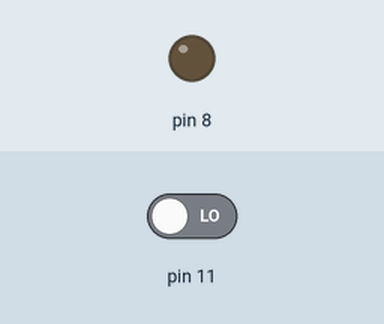
The sketch below on a simulated Arduino Uno, built with avr-gcc and run on an emulated ATmega328P. On the bench: output pins drawn as LEDs (lit = HIGH). The test bench sets the inputs (shaded band); at power-on: pin 11 LOW.

Above: at 1.2 s.
1.3 s: pin 11 driven HIGH
At 1.6 s:
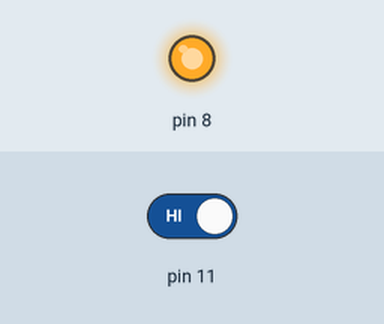
2.8 s: pin 11 driven LOW
At 3.9 s:
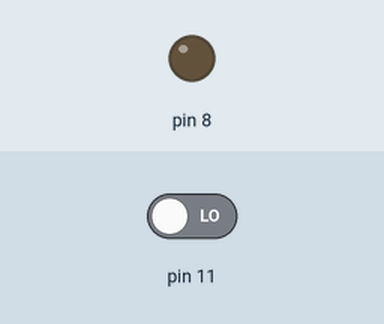
Timing chart, 0 to 5.8 s (numbered marks = the images above; inputs shaded):
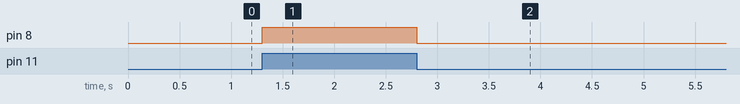

The sketch:

LED_Control_Using_Push.ino
```cpp
void setup()
{
  Serial.begin(9600);
  pinMode(11, INPUT);
  pinMode(8, OUTPUT);
}

void loop()
{
  if(digitalRead(11)==1)
  {
    digitalWrite(8, HIGH);
  }
  else
  {
    digitalWrite(8, LOW);
  }
}
```

Measured:
- after the input at 1.3 s, pin 8: LOW → HIGH at once
- after the input at 2.8 s, pin 8: HIGH → LOW at once
